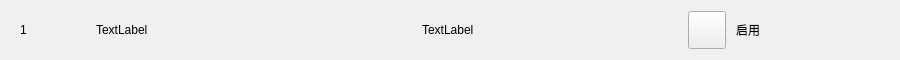
<?xml version="1.0" encoding="UTF-8"?>
<ui version="4.0">
 <class>ModelItemWdiget</class>
 <widget class="QWidget" name="ModelItemWdiget">
  <property name="geometry">
   <rect>
    <x>0</x>
    <y>0</y>
    <width>900</width>
    <height>60</height>
   </rect>
  </property>
  <property name="windowTitle">
   <string>Form</string>
  </property>
  <property name="styleSheet">
   <string notr="true"/>
  </property>
  <layout class="QGridLayout" name="gridLayout">
   <property name="leftMargin">
    <number>20</number>
   </property>
   <property name="rightMargin">
    <number>20</number>
   </property>
   <item row="0" column="0">
    <layout class="QHBoxLayout" name="horizontalLayout_2">
     <item>
      <widget class="QLabel" name="SerialNumber_label">
       <property name="minimumSize">
        <size>
         <width>70</width>
         <height>0</height>
        </size>
       </property>
       <property name="maximumSize">
        <size>
         <width>70</width>
         <height>16777215</height>
        </size>
       </property>
       <property name="text">
        <string>1</string>
       </property>
      </widget>
     </item>
     <item>
      <widget class="QLabel" name="ModelName_label">
       <property name="minimumSize">
        <size>
         <width>320</width>
         <height>0</height>
        </size>
       </property>
       <property name="maximumSize">
        <size>
         <width>320</width>
         <height>16777215</height>
        </size>
       </property>
       <property name="text">
        <string>TextLabel</string>
       </property>
      </widget>
     </item>
     <item>
      <widget class="QLabel" name="CreateTime_label">
       <property name="minimumSize">
        <size>
         <width>260</width>
         <height>0</height>
        </size>
       </property>
       <property name="maximumSize">
        <size>
         <width>260</width>
         <height>16777215</height>
        </size>
       </property>
       <property name="text">
        <string>TextLabel</string>
       </property>
      </widget>
     </item>
     <item>
      <layout class="QHBoxLayout" name="horizontalLayout">
       <property name="spacing">
        <number>10</number>
       </property>
       <item>
        <widget class="QPushButton" name="Operator_pushButton">
         <property name="minimumSize">
          <size>
           <width>38</width>
           <height>38</height>
          </size>
         </property>
         <property name="maximumSize">
          <size>
           <width>38</width>
           <height>38</height>
          </size>
         </property>
         <property name="text">
          <string/>
         </property>
        </widget>
       </item>
       <item>
        <widget class="QLabel" name="Operator_label">
         <property name="text">
          <string>启用</string>
         </property>
        </widget>
       </item>
      </layout>
     </item>
    </layout>
   </item>
  </layout>
 </widget>
 <resources/>
 <connections/>
</ui>
